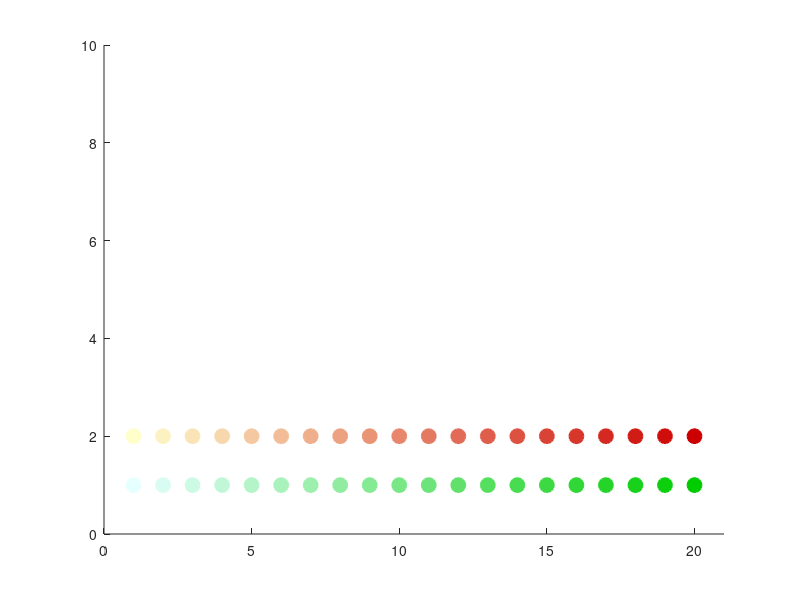

This chart was generated by the following MATLAB code:
n = 20;
xs = 1:n;
ys = ones(1,n);

N = 20;
minN = N-n;
colors2d = summer(N);
colors2d = colors2d(end:-1:1,:);

colors2d(:,1) = logspace(0.1, 1, N)/10;
% colors2d(:,1) = colors2d(:,2)*2 - 1;
colors2d(:,2) = 0.8;
colors2d(:,3) = 0.0;

colors3d = autumn(N);
% colors3d = colors3d(end:-1:1,:);
colors3d(:,1) = 0.9;
colors3d(:,2) = logspace(1.0, 0.1, N)/10;
% colors3d(:,2) = colors3d(:,2)*2 - 1;
% colors3d(:,3) = 0.0;


% s1 = [0.7 1.0 0.7];
s1 = [0.9 1.0 1.0];
s2 = [0.0 0.8 0.0];
ds = s2 - s1;
dsd = zeros(N, 3);
for ii = 1:numel(s1)
    dsd(:,ii) = linspace(0, ds(ii), N);
end
colors2d = repmat(s1, N, 1) + dsd;

% s1 = [1.0 0.7 0.7];
s1 = [1.0 1.0 0.8];
s2 = [0.8 0.0 0.0];
ds = s2 - s1;
dsd = zeros(N, 3);
for ii = 1:numel(s1)
    dsd(:,ii) = linspace(0, ds(ii), N);
end
colors3d = repmat(s1, N, 1) + dsd;

figure(1); clf; hold on;
lw = 1.5;
for ii = 1:n
    color = colors2d(ii+minN,:);
    scatter(xs(ii), ys(ii), 100, 'MarkerEdgeColor', color, 'MarkerFaceColor', color, 'LineWidth', lw); 
end
for ii = 1:n
    color = colors3d(ii+minN,:);
    scatter(xs(ii), ys(ii)+1, 100, 'MarkerEdgeColor', color, 'MarkerFaceColor', color, 'LineWidth', lw); 
end
xlim([0, n+1]);
ylim([0, 10]);
